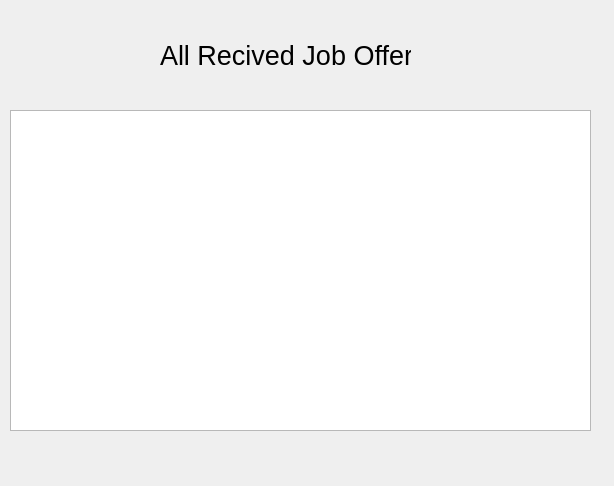
<?xml version="1.0" encoding="UTF-8"?>
<ui version="4.0">
 <class>Form</class>
 <widget class="QWidget" name="Form">
  <property name="geometry">
   <rect>
    <x>0</x>
    <y>0</y>
    <width>614</width>
    <height>486</height>
   </rect>
  </property>
  <property name="windowTitle">
   <string>Form</string>
  </property>
  <widget class="QTableView" name="tableView">
   <property name="geometry">
    <rect>
     <x>10</x>
     <y>110</y>
     <width>581</width>
     <height>321</height>
    </rect>
   </property>
  </widget>
  <widget class="QLabel" name="label">
   <property name="geometry">
    <rect>
     <x>160</x>
     <y>20</y>
     <width>251</width>
     <height>71</height>
    </rect>
   </property>
   <property name="font">
    <font>
     <pointsize>20</pointsize>
    </font>
   </property>
   <property name="text">
    <string>All Recived Job Offer</string>
   </property>
  </widget>
 </widget>
 <resources/>
 <connections/>
</ui>
